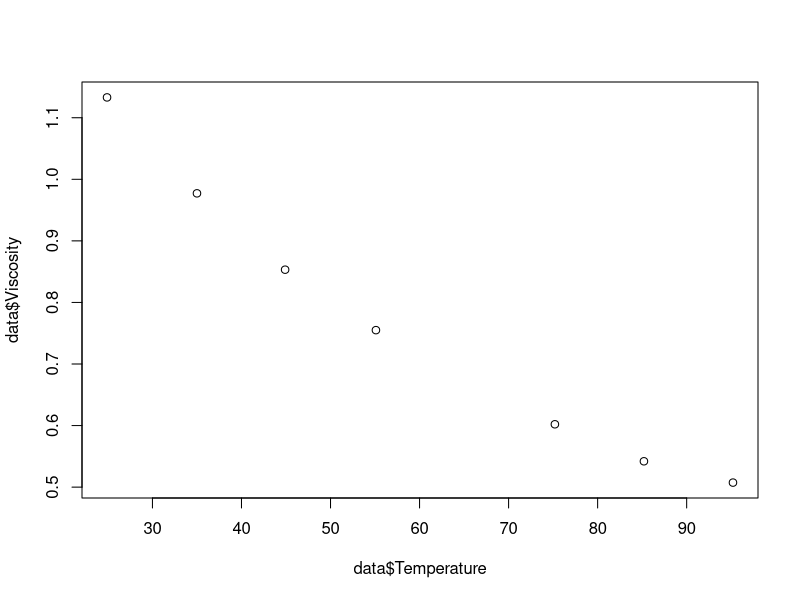
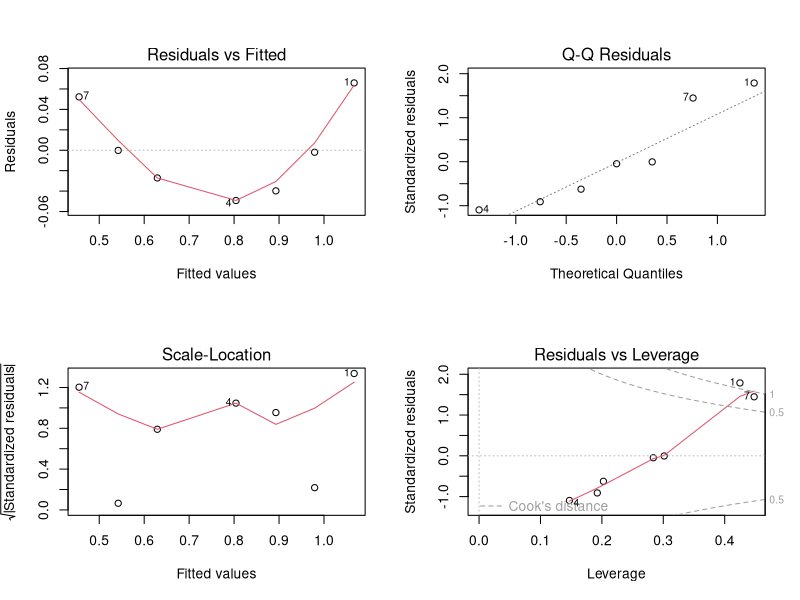
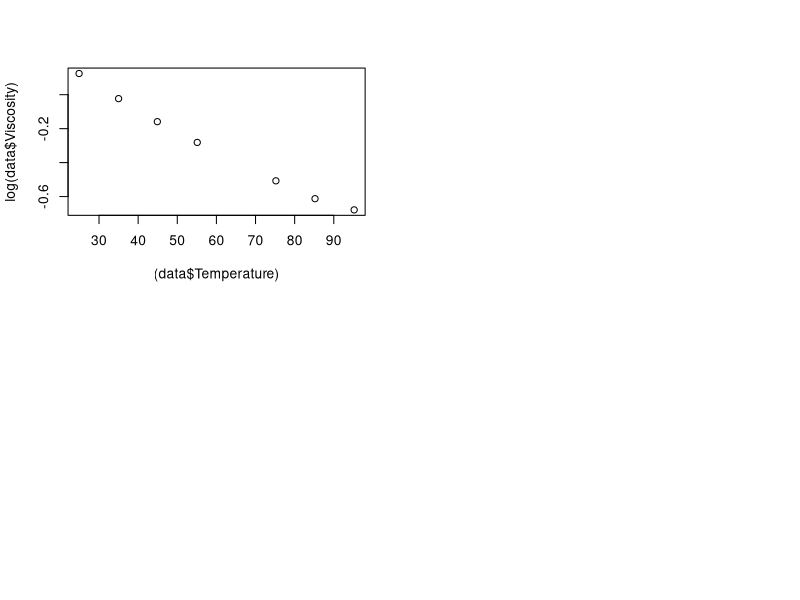
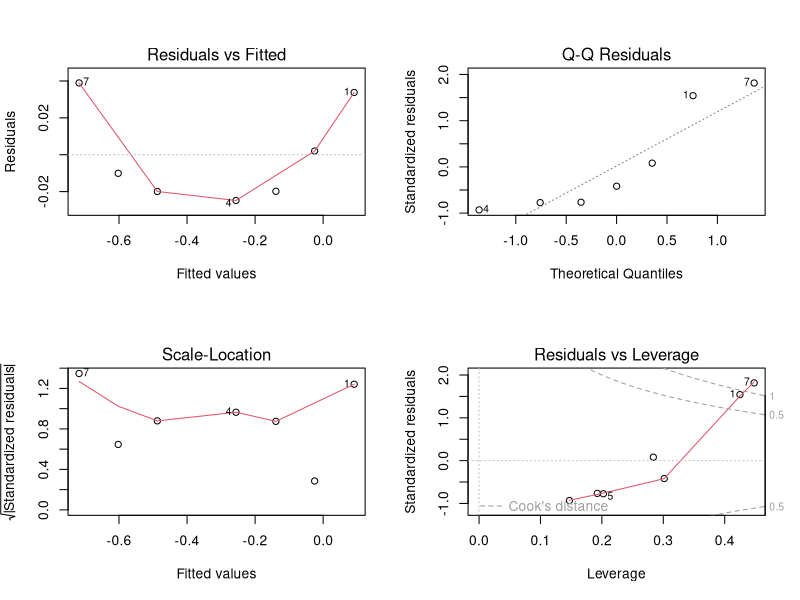

Recreate these plots in R, in order.
library(readr) 
library(car)

# Read data from csv
data <- read_csv("TableTempVisc.csv")

# Fit data to linear model
model1 <- lm(Viscosity ~ Temperature, data = data)

# Print the model summary
summary(model1)

plot(data$Temperature,data$Viscosity)

par(mfrow = c(2, 2))
plot(model1)


# Fit data to linear model
model2 <- lm(log(Viscosity) ~ (Temperature), data = data)

# Print the model summary
summary(model2)

plot((data$Temperature),log(data$Viscosity))

par(mfrow = c(2, 2))
plot(model2)


